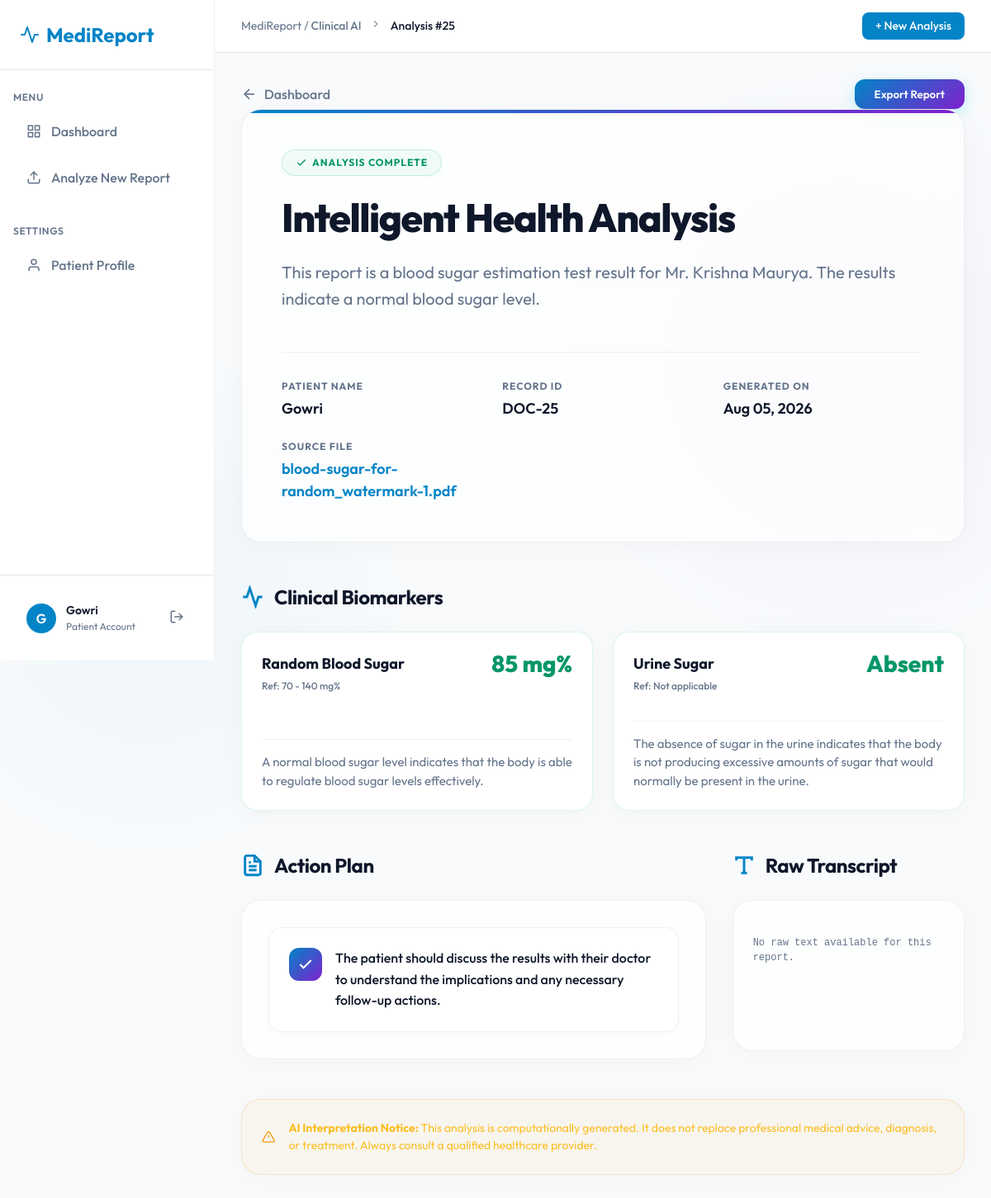
/analyser/report/25/ (signed in), run on the app's committed database.
### analyser/models.py (models this page shows, shortened)
class Report(models.Model):
    STATUS_CHOICES = (
        ('pending', 'Pending'),
        ('completed', 'Completed'),
        ('failed', 'Failed'),
    )
    user = models.ForeignKey(User, on_delete=models.CASCADE, related_name='reports')
    file = models.FileField(upload_to='reports/')
    uploaded_at = models.DateTimeField(auto_now_add=True)
    status = models.CharField(max_length=20, choices=STATUS_CHOICES, default='pending')

class AnalysisResult(models.Model):
    report = models.OneToOneField(Report, on_delete=models.CASCADE, related_name='analysis')
    summary = models.TextField()
    raw_text = models.TextField(blank=True, null=True)
    insights = models.JSONField(default=list)
    all_findings = models.JSONField(default=list)
    abnormalities = models.JSONField(default=list)
    recommendations = models.JSONField(default=list)
    created_at = models.DateTimeField(auto_now_add=True)

### analyser/views.py (the view)
# urls.py: path('report/<int:pk>/', views.report_detail, name='report_detail'),
@login_required
def report_detail(request, pk):
    try:
        report = Report.objects.get(pk=pk, user=request.user)
    except Report.DoesNotExist:
        return redirect('dashboard')
    try:
        analysis = report.analysis
    except AnalysisResult.DoesNotExist:
        analysis = None
    try:
        raw_text = extract_text_from_file(report.file.path) if report.file else ""
    except Exception:
        raw_text = "Could not read original file text."
    return render(request, 'report_detail.html', {'report': report, 'analysis': analysis, 'raw_text': raw_text})

### templates/report_detail.html (shortened to what this page needs)
{% extends 'base.html' %}
{% block breadcrumb %}
<span style="color: var(--text-secondary);">Clinical AI</span>
<svg width="14" height="14" viewBox="0 0 24 24" fill="none" stroke="currentColor" stroke-width="2" style="margin: 0 8px; opacity: 0.5;"><polyline points="9 18 15 12 9 6"></polyline></svg>
<span style="color: var(--text-primary);">Analysis #{{ report.id }}</span>
{% endblock %}
{% block content %}
<div class="flex justify-between items-center mb-6 animate-up">
    <a href="{% url 'dashboard' %}" style="display: inline-flex; align-items: center; gap: 8px; color: var(--text-secondary); text-decoration: none; font-weight: 500; transition: color 0.2s;">
        <svg width="20" height="20" viewBox="0 0 24 24" fill="none" stroke="currentColor" stroke-width="2"><line x1="19" y1="12" x2="5" y2="12"></line><polyline points="12 19 5 12 12 5"></polyline></svg>
        Dashboard
    </a>
    <button class="btn-glow" onclick="window.print()">
        Export Report
    </button>
</div>
<div class="glass-panel hero-panel animate-up delay-1">
    <div style="display: flex; gap: 12px; margin-bottom: 1rem;">
        {% if report.status == 'completed' %}
            <div class="status-pill success">
                <svg width="14" height="14" viewBox="0 0 24 24" fill="none" stroke="currentColor" stroke-width="2.5"><polyline points="20 6 9 17 4 12"></polyline></svg>
                Analysis Complete
            </div>
        {% elif report.status == 'failed' %}
            <div class="status-pill error">
                <svg width="14" height="14" viewBox="0 0 24 24" fill="none" stroke="currentColor" stroke-width="2.5"><line x1="18" y1="6" x2="6" y2="18"></line><line x1="6" y1="6" x2="18" y2="18"></line></svg>
                Analysis Failed
            </div>
        {% else %}
            <div class="status-pill processing">
                <svg width="14" height="14" viewBox="0 0 24 24" fill="none" stroke="currentColor" stroke-width="2.5"><polyline points="23 4 23 10 17 10"></polyline><path d="M20.49 15a9 9 0 1 1-2.12-9.36L23 10"></path></svg>
                Processing AI
            </div>
        {% endif %}
    </div>
    <h1 class="hero-title">Intelligent Health Analysis</h1>
    <p style="font-size: 1.25rem; color: var(--text-secondary); max-width: 800px; line-height: 1.6; margin: 0;">
        {% if analysis %}
            {{ analysis.summary }}
        {% elif report.status == 'failed' %}
            The AI engine could not extract text from this document. Ensure it is a clear PDF with readable text, and try uploading again.
        {% else %}
            Your document is currently in the processing queue. Please check back in a moment.
        {% endif %}
    </p>
    <div class="meta-grid">
        <div class="meta-item">
            <span class="meta-label">Patient Name</span>
            <span class="meta-value">{{ user.username }}</span>
        </div>
        <div class="meta-item">
            <span class="meta-label">Record ID</span>
            <span class="meta-value">DOC-{{ report.id }}</span>
        </div>
        <div class="meta-item">
            <span class="meta-label">Generated On</span>
            <span class="meta-value">{{ report.uploaded_at|date:"M d, Y" }}</span>
        </div>
        <div class="meta-item">
            <span class="meta-label">Source File</span>
            <span class="meta-value">
                {% if report.file %}
                    <a href="{{ report.file.url }}" target="_blank" style="color: var(--accent-cyan); text-decoration: none;">
                        {{ report.file.name|slice:"8:" }}
                    </a>
                {% else %}
                    N/A
                {% endif %}
            </span>
        </div>
    </div>
</div>
{% if analysis %}
<h2 class="section-heading animate-up delay-2">
    <svg width="28" height="28" viewBox="0 0 24 24" fill="none" stroke="currentColor" stroke-width="2.5"><path d="M22 12h-4l-3 9L9 3l-3 9H2"></path></svg>
    Clinical Biomarkers
</h2>
<div class="findings-grid animate-up delay-2">
    {% if analysis.all_findings %}
        {% for item in analysis.all_findings %}
            {% if item.status == 'Normal' %}
                <div class="glass-panel finding-card normal">
                    <div class="fc-header">
                        <div>
                            <h3 class="fc-param">{{ item.parameter }}</h3>
                            <span class="fc-ref">Ref: {{ item.reference_range }}</span>
                        </div>
                        <div class="fc-value-box">
                            <div class="fc-value">{{ item.value }}</div>
                        </div>
                    </div>
                    <div class="fc-explanation">
                        {{ item.explanation|default:"Within normal limits." }}
                    </div>
                </div>
            {% endif %}
        {% endfor %}
    {% endif %}
</div>
<div style="display: grid; grid-template-columns: 2fr 1fr; gap: 2rem; margin-top: 3rem;" class="animate-up delay-3">
    <div>
        <h2 class="section-heading" style="margin-top: 0;">
            Action Plan
        </h2>
        <div class="glass-panel" style="padding: 2rem;">
            <ul class="rec-list">
                {% for rec in analysis.recommendations %}
                    <li class="rec-item">
                        <div class="rec-icon">
                            <svg width="20" height="20" viewBox="0 0 24 24" fill="none" stroke="currentColor" stroke-width="2.5"><polyline points="20 6 9 17 4 12"></polyline></svg>
                        </div>
                        <div class="rec-content">{{ rec }}</div>
                    </li>
                {% endfor %}
            </ul>
        </div>
    </div>
    <div>
        <h2 class="section-heading" style="margin-top: 0;">
            <svg width="28" height="28" viewBox="0 0 24 24" fill="none" stroke="currentColor" stroke-width="2.5"><polyline points="4 7 4 4 20 4 20 7"></polyline><line x1="9" y1="20" x2="15" y2="20"></line><line x1="12" y1="4" x2="12" y2="20"></line></svg>
            Raw Transcript
        </h2>
        <div class="glass-panel" style="padding: 1.5rem; height: calc(100% - 70px);">
            <div style="font-family: 'Courier New', monospace; font-size: 0.75rem; color: var(--text-secondary); white-space: pre-wrap; max-height: 400px; overflow-y: auto;">
{{ raw_text|default:"No raw text available for this report." }}
            </div>
        </div>
    </div>
</div>
<div class="glass-panel animate-up delay-3" style="margin-top: 3rem; padding: 1.5rem; display: flex; gap: 1rem; align-items: center; border-color: rgba(245, 158, 11, 0.2); background: rgba(245, 158, 11, 0.05);">
    <svg width="24" height="24" viewBox="0 0 24 24" fill="none" stroke="#f59e0b" stroke-width="2"><path d="M10.29 3.86L1.82 18a2 2 0 0 0 1.71 3h16.94a2 2 0 0 0 1.71-3L13.71 3.86a2 2 0 0 0-3.42 0z"></path><line x1="12" y1="9" x2="12" y2="13"></line><line x1="12" y1="17" x2="12.01" y2="17"></line></svg>
    <p style="font-size: 0.875rem; color: #fbbf24; margin: 0; line-height: 1.5;">
        <strong>AI Interpretation Notice:</strong> This analysis is computationally generated. It does not replace professional medical advice, diagnosis, or treatment. Always consult a qualified healthcare provider.
    </p>
</div>
{% endif %}
{% endblock %}

### templates/base.html (shortened to what this page needs)
<!DOCTYPE html>
<html lang="en">
<head>
</head>
<body class="{% if not user.is_authenticated %}no-sidebar{% endif %}">
    <div class="app-container">
        <aside class="sidebar">
            <div class="sidebar-header">
                <a href="{% url 'landing' %}" class="sidebar-logo">
                    <svg width="24" height="24" viewBox="0 0 24 24" fill="none" stroke="currentColor" stroke-width="2" stroke-linecap="round" stroke-linejoin="round"><path d="M22 12h-4l-3 9L9 3l-3 9H2"/></svg>
                    MediReport
                </a>
            </div>
            <nav class="sidebar-nav">
                <div style="font-size: 0.75rem; text-transform: uppercase; color: var(--text-muted); font-weight: 600; margin-bottom: 0.5rem; letter-spacing: 0.05em;">Menu</div>
                <a href="{% url 'dashboard' %}" class="nav-item {% if request.path == '/analyser/dashboard/' %}active{% endif %}">
                    Dashboard
                </a>
                <a href="{% url 'upload_report' %}" class="nav-item {% if request.path == '/analyser/upload/' %}active{% endif %}">
                    <svg width="18" height="18" viewBox="0 0 24 24" fill="none" stroke="currentColor" stroke-width="2" stroke-linecap="round" stroke-linejoin="round"><path d="M21 15v4a2 2 0 0 1-2 2H5a2 2 0 0 1-2-2v-4"></path><polyline points="17 8 12 3 7 8"></polyline><line x1="12" y1="3" x2="12" y2="15"></line></svg>
                    Analyze New Report
                </a>
                <div style="font-size: 0.75rem; text-transform: uppercase; color: var(--text-muted); font-weight: 600; margin-top: 2rem; margin-bottom: 0.5rem; letter-spacing: 0.05em;">Settings</div>
                <a href="#" class="nav-item">
                    <svg width="18" height="18" viewBox="0 0 24 24" fill="none" stroke="currentColor" stroke-width="2" stroke-linecap="round" stroke-linejoin="round"><path d="M20 21v-2a4 4 0 0 0-4-4H8a4 4 0 0 0-4 4v2"></path><circle cx="12" cy="7" r="4"></circle></svg>
                    Patient Profile
                </a>
            </nav>
            <div class="sidebar-footer">
                {% if user.is_authenticated %}
                <div class="user-profile-sm">
                    <div class="avatar">{{ user.username.0|upper }}</div>
                    <div style="flex-grow: 1; overflow: hidden;">
                        <div style="font-weight: 600; font-size: 0.875rem; text-overflow: ellipsis; white-space: nowrap; overflow: hidden;">{{ user.username }}</div>
                        <div style="font-size: 0.75rem; color: var(--text-muted);">Patient Account</div>
                    </div>
                    <form action="{% url 'logout' %}" method="post" style="margin: 0;">
                        <button type="submit" title="Logout" style="background:none; border:none; color:var(--text-muted); cursor:pointer; padding: 0.25rem;">
                            <svg width="18" height="18" viewBox="0 0 24 24" fill="none" stroke="currentColor" stroke-width="2" stroke-linecap="round" stroke-linejoin="round"><path d="M9 21H5a2 2 0 0 1-2-2V5a2 2 0 0 1 2-2h4"></path><polyline points="16 17 21 12 16 7"></polyline><line x1="21" y1="12" x2="9" y2="12"></line></svg>
                        </button>
                    </form>
                </div>
                {% endif %}
            </div>
        </aside>
        <main class="main-content">
            <header class="topbar">
                {% if not user.is_authenticated %}
                    <a href="{% url 'landing' %}" style="font-size: 1.25rem; font-weight: 700; color: var(--primary); text-decoration: none; display: flex; align-items: center; gap: 0.5rem;">
                        <svg width="24" height="24" viewBox="0 0 24 24" fill="none" stroke="currentColor" stroke-width="2" stroke-linecap="round" stroke-linejoin="round"><path d="M22 12h-4l-3 9L9 3l-3 9H2"/></svg>
                        MediReport
                    </a>
                    <div class="flex items-center gap-4">
                        <a href="{% url 'login' %}" style="color: var(--text-main); text-decoration: none; font-weight: 500;">Sign In</a>
                        <a href="{% url 'register' %}" class="btn">Get Started</a>
                    </div>
                {% else %}
                    <div style="color: var(--text-muted); font-size: 0.875rem;">
                        <span>MediReport</span> / <span style="color: var(--text-main); font-weight: 500;">{% block breadcrumb %}Dashboard{% endblock %}</span>
                    </div>
                    <div>
                        <a href="{% url 'upload_report' %}" class="btn" style="padding: 0.4rem 1rem; font-size: 0.875rem;">+ New Analysis</a>
                    </div>
                {% endif %}
            </header>
            <div class="container">
                {% block content %}
                {% endblock content %}
            </div>
        </main>
    </div>
</body>
</html>

### data on the page
Report: id "25", uploaded_at "Aug 05, 2026", file.name "blood-sugar-for-random_watermark-1.pdf"
AnalysisResult: summary "This report is a blood sugar estimation test result for Mr. Krishna Maurya. The results indicate a normal blood sugar level."

### other printed values
{{ user.username.0|upper }} "G"
{{ user.username }} "Gowri"
{{ item.parameter }} "Random Blood Sugar" "Urine Sugar"
{{ item.reference_range }} "70 - 140 mg%" "Not applicable"
{{ item.value }} "85 mg%" "Absent"
{{ item.explanation|default:"Within normal limits." }} "A normal blood sugar level indicates that the body is able to regulate blood sugar levels effectively." "The absence of sugar in the urine indicates that the body is not producing excessive amounts of sugar that would normally be present in the urine."
{{ rec }} "The patient should discuss the results with their doctor to understand the implications and any necessary follow-up actions."
{{ raw_text|default:"No raw text available for this report." }} "No raw text available for this report."
